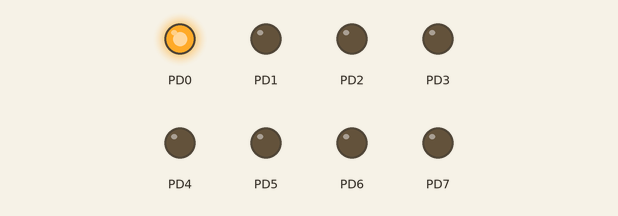
Simulated run of this program. Board: ATmega32U4, built with avr-gcc and emulated at 4 MHz. On the bench: output pins drawn as LEDs (lit = HIGH).

Above: at 1.5 s.
At 4.5 s:
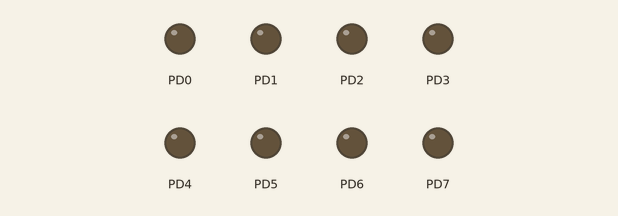
Timing chart, 0 to 7.8 s (numbered marks = the images above):
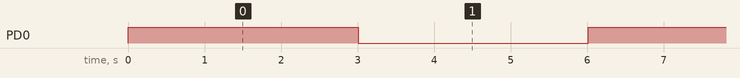

Measured:
- by itself, PD0: alternates HIGH for 3.0 s and LOW for 3.0 s

The program:

TestApp.c
```c
/*
 * TestApp.c
 *
 * Created: 2/19/2013 5:26:23 PM
 *  Author: JensenT
 */


#define F_CPU 4000000UL
//these are the include files. They are outside the project folder
#include <avr/io.h>
#include <util/delay.h>
//this include is in your project folder
#include "myTimer.h"

int main (void)
{
	//Set PORTC to all outputs
	DDRD = 0xFF;
	//create an infinite loop
	while(1) {
		//this turns pin C0 on and off
		//turns C0 HIGH
		PORTD |=(1<<0);
		//PAUSE 250 miliseconds
		delay_ms(3000);
		//turns C0 LOW
		PORTD &= ~(1 << 0);
		//PAUSE 250 miliseconds
		delay_ms(3000);
	};
}
```

myTimer.h
```c
//this is an include file.

//if you are using the delay command, this should be in the project folder
//your code should have this line: #include "myTimer.h"

//create a function for your delay
void delay_ms(uint16_t ms) {
		//while loop that creates a delay for the duration of the millisecond countdown
        while ( ms )
        {
                _delay_ms(1);
                ms--;
        }
}
```
